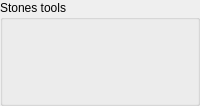
                <widget class="QGroupBox" name="groupBox" >
                 <property name="sizePolicy" >
                  <sizepolicy vsizetype="Expanding" hsizetype="Expanding" >
                   <horstretch>0</horstretch>
                   <verstretch>0</verstretch>
                  </sizepolicy>
                 </property>
                 <property name="minimumSize" >
                  <size>
                   <width>0</width>
                   <height>100</height>
                  </size>
                 </property>
                 <property name="title" >
                  <string>Stones tools</string>
                 </property>
                 <layout class="QGridLayout" >
                  <property name="margin" >
                   <number>2</number>
                  </property>
                  <property name="spacing" >
                   <number>2</number>
                  </property>
                  <item row="0" column="0" colspan="3" >
                   <layout class="QHBoxLayout" >
                    <property name="spacing" >
                     <number>6</number>
                    </property>
                    <property name="margin" >
                     <number>0</number>
                    </property>
                    <item>
                     <widget class="QPushButton" name="stoneButton" >
                      <property name="sizePolicy" >
                       <sizepolicy vsizetype="Fixed" hsizetype="Fixed" >
                        <horstretch>0</horstretch>
                        <verstretch>0</verstretch>
                       </sizepolicy>
                      </property>
                      <property name="minimumSize" >
                       <size>
                        <width>25</width>
                        <height>25</height>
                       </size>
                      </property>
                      <property name="maximumSize" >
                       <size>
                        <width>25</width>
                        <height>25</height>
                       </size>
                      </property>
                      <property name="focusPolicy" >
                       <enum>Qt::NoFocus</enum>
                      </property>
                      <property name="toolTip" >
                       <string>Stone</string>
                      </property>
                      <property name="whatsThis" >
                       <string>Stone

Edit stones on the board. Left click for a black, right click for a white stone.</string>
                      </property>
                      <property name="text" >
                       <string/>
                      </property>
                      <property name="icon" >
                       <iconset resource="board.qrc" >
                        <normaloff>:/new/prefix1/ressources/pics/stone_add.png</normaloff>:/new/prefix1/ressources/pics/stone_add.png</iconset>
                      </property>
                      <property name="iconSize" >
                       <size>
                        <width>22</width>
                        <height>22</height>
                       </size>
                      </property>
                      <property name="checkable" >
                       <bool>true</bool>
                      </property>
                      <property name="flat" >
                       <bool>true</bool>
                      </property>
                     </widget>
                    </item>
                    <item>
                     <widget class="QPushButton" name="colorButton" >
                      <property name="sizePolicy" >
                       <sizepolicy vsizetype="Fixed" hsizetype="Fixed" >
                        <horstretch>0</horstretch>
                        <verstretch>0</verstretch>
                       </sizepolicy>
                      </property>
                      <property name="minimumSize" >
                       <size>
                        <width>25</width>
                        <height>25</height>
                       </size>
                      </property>
                      <property name="maximumSize" >
                       <size>
                        <width>25</width>
                        <height>25</height>
                       </size>
                      </property>
                      <property name="focusPolicy" >
                       <enum>Qt::NoFocus</enum>
                      </property>
                      <property name="toolTip" >
                       <string>Color of next move</string>
                      </property>
                      <property name="whatsThis" >
                       <string>Color

Set the color of next move. If left untouched, default color is chosen.</string>
                      </property>
                      <property name="text" >
                       <string/>
                      </property>
                      <property name="icon" >
                       <iconset resource="board.qrc" >
                        <normaloff>:/new/prefix1/ressources/pics/stone_black.png</normaloff>:/new/prefix1/ressources/pics/stone_black.png</iconset>
                      </property>
                      <property name="iconSize" >
                       <size>
                        <width>22</width>
                        <height>22</height>
                       </size>
                      </property>
                      <property name="checkable" >
                       <bool>false</bool>
                      </property>
                      <property name="checked" >
                       <bool>false</bool>
                      </property>
                      <property name="flat" >
                       <bool>true</bool>
                      </property>
                     </widget>
                    </item>
                   </layout>
                  </item>
                  <item row="2" column="2" >
                   <widget class="QPushButton" name="labelNumberButton" >
                    <property name="sizePolicy" >
                     <sizepolicy vsizetype="Fixed" hsizetype="Fixed" >
                      <horstretch>0</horstretch>
                      <verstretch>0</verstretch>
                     </sizepolicy>
                    </property>
                    <property name="minimumSize" >
                     <size>
                      <width>25</width>
                      <height>25</height>
                     </size>
                    </property>
                    <property name="maximumSize" >
                     <size>
                      <width>25</width>
                      <height>25</height>
                     </size>
                    </property>
                    <property name="focusPolicy" >
                     <enum>Qt::NoFocus</enum>
                    </property>
                    <property name="toolTip" >
                     <string>Number</string>
                    </property>
                    <property name="whatsThis" >
                     <string>Number

Edit Number marks on the board. Left click sets a mark, right click removes it.</string>
                    </property>
                    <property name="text" >
                     <string/>
                    </property>
                    <property name="icon" >
                     <iconset resource="board.qrc" >
                      <normaloff>:/new/prefix1/ressources/pics/stone_number.png</normaloff>:/new/prefix1/ressources/pics/stone_number.png</iconset>
                    </property>
                    <property name="iconSize" >
                     <size>
                      <width>22</width>
                      <height>22</height>
                     </size>
                    </property>
                    <property name="checkable" >
                     <bool>true</bool>
                    </property>
                    <property name="flat" >
                     <bool>true</bool>
                    </property>
                   </widget>
                  </item>
                  <item row="2" column="1" >
                   <widget class="QPushButton" name="labelLetterButton" >
                    <property name="sizePolicy" >
                     <sizepolicy vsizetype="Fixed" hsizetype="Fixed" >
                      <horstretch>0</horstretch>
                      <verstretch>0</verstretch>
                     </sizepolicy>
                    </property>
                    <property name="minimumSize" >
                     <size>
                      <width>25</width>
                      <height>25</height>
                     </size>
                    </property>
                    <property name="maximumSize" >
                     <size>
                      <width>25</width>
                      <height>25</height>
                     </size>
                    </property>
                    <property name="focusPolicy" >
                     <enum>Qt::NoFocus</enum>
                    </property>
                    <property name="toolTip" >
                     <string>Letter</string>
                    </property>
                    <property name="whatsThis" >
                     <string>Letter

Edit letter marks on the board. Left click sets a mark, right click removes it. Shift-click lets you edit a custom text.</string>
                    </property>
                    <property name="text" >
                     <string/>
                    </property>
                    <property name="icon" >
                     <iconset resource="board.qrc" >
                      <normaloff>:/new/prefix1/ressources/pics/stone_letter.png</normaloff>:/new/prefix1/ressources/pics/stone_letter.png</iconset>
                    </property>
                    <property name="iconSize" >
                     <size>
                      <width>22</width>
                      <height>22</height>
                     </size>
                    </property>
                    <property name="checkable" >
                     <bool>true</bool>
                    </property>
                    <property name="flat" >
                     <bool>true</bool>
                    </property>
                   </widget>
                  </item>
                  <item row="2" column="0" >
                   <widget class="QPushButton" name="crossButton" >
                    <property name="sizePolicy" >
                     <sizepolicy vsizetype="Fixed" hsizetype="Fixed" >
                      <horstretch>0</horstretch>
                      <verstretch>0</verstretch>
                     </sizepolicy>
                    </property>
                    <property name="minimumSize" >
                     <size>
                      <width>25</width>
                      <height>25</height>
                     </size>
                    </property>
                    <property name="maximumSize" >
                     <size>
                      <width>25</width>
                      <height>25</height>
                     </size>
                    </property>
                    <property name="focusPolicy" >
                     <enum>Qt::NoFocus</enum>
                    </property>
                    <property name="toolTip" >
                     <string>Cross</string>
                    </property>
                    <property name="whatsThis" >
                     <string>Cross

Edit cross marks on the board. Left click sets a mark, right click removes it.</string>
                    </property>
                    <property name="text" >
                     <string/>
                    </property>
                    <property name="icon" >
                     <iconset resource="board.qrc" >
                      <normaloff>:/new/prefix1/ressources/pics/stone_cross.png</normaloff>:/new/prefix1/ressources/pics/stone_cross.png</iconset>
                    </property>
                    <property name="iconSize" >
                     <size>
                      <width>22</width>
                      <height>22</height>
                     </size>
                    </property>
                    <property name="checkable" >
                     <bool>true</bool>
                    </property>
                    <property name="flat" >
                     <bool>true</bool>
                    </property>
                   </widget>
                  </item>
                  <item row="1" column="2" >
                   <widget class="QPushButton" name="triangleButton" >
                    <property name="minimumSize" >
                     <size>
                      <width>25</width>
                      <height>25</height>
                     </size>
                    </property>
                    <property name="maximumSize" >
                     <size>
                      <width>25</width>
                      <height>25</height>
                     </size>
                    </property>
                    <property name="focusPolicy" >
                     <enum>Qt::NoFocus</enum>
                    </property>
                    <property name="toolTip" >
                     <string>Triangle</string>
                    </property>
                    <property name="whatsThis" >
                     <string>Triangle

Edit triangle marks on the board. Left click sets a mark, right click removes it.</string>
                    </property>
                    <property name="text" >
                     <string/>
                    </property>
                    <property name="icon" >
                     <iconset resource="board.qrc" >
                      <normaloff>:/new/prefix1/ressources/pics/stone_triangle.png</normaloff>:/new/prefix1/ressources/pics/stone_triangle.png</iconset>
                    </property>
                    <property name="iconSize" >
                     <size>
                      <width>22</width>
                      <height>22</height>
                     </size>
                    </property>
                    <property name="checkable" >
                     <bool>true</bool>
                    </property>
                    <property name="flat" >
                     <bool>true</bool>
                    </property>
                   </widget>
                  </item>
                  <item row="1" column="1" >
                   <widget class="QPushButton" name="circleButton" >
                    <property name="sizePolicy" >
                     <sizepolicy vsizetype="Fixed" hsizetype="Fixed" >
                      <horstretch>0</horstretch>
                      <verstretch>0</verstretch>
                     </sizepolicy>
                    </property>
                    <property name="minimumSize" >
                     <size>
                      <width>25</width>
                      <height>25</height>
                     </size>
                    </property>
                    <property name="maximumSize" >
                     <size>
                      <width>25</width>
                      <height>25</height>
                     </size>
                    </property>
                    <property name="focusPolicy" >
                     <enum>Qt::NoFocus</enum>
                    </property>
                    <property name="toolTip" >
                     <string>Circle</string>
                    </property>
                    <property name="whatsThis" >
                     <string>Circle

Edit circle marks on the board. Left click sets a mark, right click removes it.</string>
                    </property>
                    <property name="text" >
                     <string/>
                    </property>
                    <property name="icon" >
                     <iconset resource="board.qrc" >
                      <normaloff>:/new/prefix1/ressources/pics/stone_circle.png</normaloff>:/new/prefix1/ressources/pics/stone_circle.png</iconset>
                    </property>
                    <property name="iconSize" >
                     <size>
                      <width>22</width>
                      <height>22</height>
                     </size>
                    </property>
                    <property name="checkable" >
                     <bool>true</bool>
                    </property>
                    <property name="flat" >
                     <bool>true</bool>
                    </property>
                   </widget>
                  </item>
                  <item row="1" column="0" >
                   <widget class="QPushButton" name="squareButton" >
                    <property name="sizePolicy" >
                     <sizepolicy vsizetype="Fixed" hsizetype="Fixed" >
                      <horstretch>0</horstretch>
                      <verstretch>0</verstretch>
                     </sizepolicy>
                    </property>
                    <property name="minimumSize" >
                     <size>
                      <width>25</width>
                      <height>25</height>
                     </size>
                    </property>
                    <property name="maximumSize" >
                     <size>
                      <width>25</width>
                      <height>25</height>
                     </size>
                    </property>
                    <property name="focusPolicy" >
                     <enum>Qt::NoFocus</enum>
                    </property>
                    <property name="toolTip" >
                     <string>Square</string>
                    </property>
                    <property name="whatsThis" >
                     <string>Square

Edit square marks on the board. Left click sets a mark, right click removes it.</string>
                    </property>
                    <property name="text" >
                     <string/>
                    </property>
                    <property name="icon" >
                     <iconset resource="board.qrc" >
                      <normaloff>:/new/prefix1/ressources/pics/stone_square.png</normaloff>:/new/prefix1/ressources/pics/stone_square.png</iconset>
                    </property>
                    <property name="iconSize" >
                     <size>
                      <width>22</width>
                      <height>22</height>
                     </size>
                    </property>
                    <property name="checkable" >
                     <bool>true</bool>
                    </property>
                    <property name="flat" >
                     <bool>true</bool>
                    </property>
                   </widget>
                  </item>
                 </layout>
                </widget>
